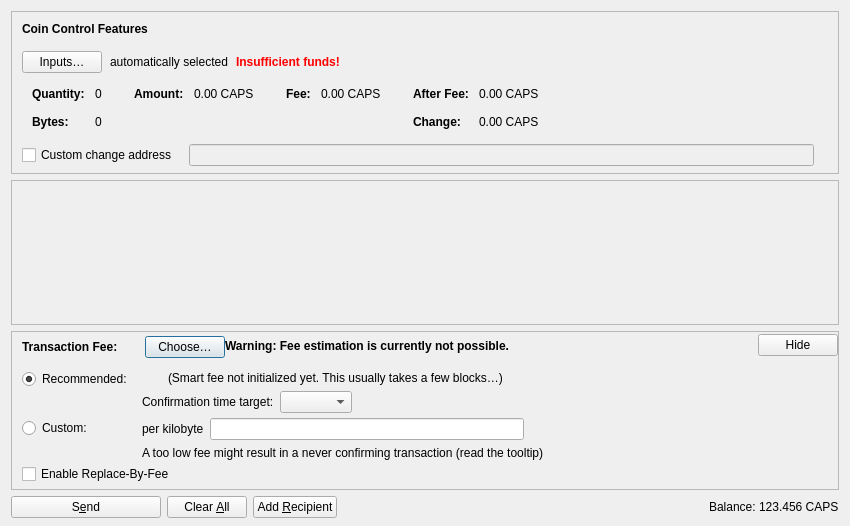
<?xml version="1.0" encoding="UTF-8"?>
<ui version="4.0">
 <class>SendCoinsDialog</class>
 <widget class="QDialog" name="SendCoinsDialog">
  <property name="geometry">
   <rect>
    <x>0</x>
    <y>0</y>
    <width>850</width>
    <height>526</height>
   </rect>
  </property>
  <property name="windowTitle">
   <string>Send Coins</string>
  </property>
  <layout class="QVBoxLayout" name="verticalLayout" stretch="0,1,0,0">
   <property name="bottomMargin">
    <number>8</number>
   </property>
   <item>
    <widget class="QFrame" name="frameCoinControl">
     <property name="sizePolicy">
      <sizepolicy hsizetype="Expanding" vsizetype="Expanding">
       <horstretch>0</horstretch>
       <verstretch>0</verstretch>
      </sizepolicy>
     </property>
     <property name="maximumSize">
      <size>
       <width>16777215</width>
       <height>16777215</height>
      </size>
     </property>
     <property name="frameShape">
      <enum>QFrame::StyledPanel</enum>
     </property>
     <property name="frameShadow">
      <enum>QFrame::Sunken</enum>
     </property>
     <layout class="QVBoxLayout" name="verticalLayoutCoinControl2">
      <property name="spacing">
       <number>0</number>
      </property>
      <property name="leftMargin">
       <number>0</number>
      </property>
      <property name="topMargin">
       <number>0</number>
      </property>
      <property name="rightMargin">
       <number>0</number>
      </property>
      <property name="bottomMargin">
       <number>6</number>
      </property>
      <item>
       <layout class="QVBoxLayout" name="verticalLayoutCoinControl" stretch="0,0,0,0,1">
        <property name="spacing">
         <number>0</number>
        </property>
        <property name="leftMargin">
         <number>10</number>
        </property>
        <property name="topMargin">
         <number>10</number>
        </property>
        <item>
         <layout class="QHBoxLayout" name="horizontalLayoutCoinControl1">
          <property name="bottomMargin">
           <number>15</number>
          </property>
          <item>
           <widget class="QLabel" name="labelCoinControlFeatures">
            <property name="sizePolicy">
             <sizepolicy hsizetype="Preferred" vsizetype="Maximum">
              <horstretch>0</horstretch>
              <verstretch>0</verstretch>
             </sizepolicy>
            </property>
            <property name="font">
             <font>
              <weight>75</weight>
              <bold>true</bold>
             </font>
            </property>
            <property name="styleSheet">
             <string notr="true">font-weight:bold;</string>
            </property>
            <property name="text">
             <string>Coin Control Features</string>
            </property>
           </widget>
          </item>
         </layout>
        </item>
        <item>
         <layout class="QHBoxLayout" name="horizontalLayoutCoinControl2" stretch="0,0,0,0">
          <property name="spacing">
           <number>8</number>
          </property>
          <property name="bottomMargin">
           <number>10</number>
          </property>
          <item>
           <widget class="QPushButton" name="pushButtonCoinControl">
            <property name="styleSheet">
             <string notr="true"/>
            </property>
            <property name="text">
             <string>Inputs…</string>
            </property>
            <property name="autoDefault">
             <bool>false</bool>
            </property>
           </widget>
          </item>
          <item>
           <widget class="QLabel" name="labelCoinControlAutomaticallySelected">
            <property name="text">
             <string>automatically selected</string>
            </property>
            <property name="margin">
             <number>5</number>
            </property>
           </widget>
          </item>
          <item>
           <widget class="QLabel" name="labelCoinControlInsuffFunds">
            <property name="font">
             <font>
              <weight>75</weight>
              <bold>true</bold>
             </font>
            </property>
            <property name="styleSheet">
             <string notr="true">color:red;font-weight:bold;</string>
            </property>
            <property name="text">
             <string>Insufficient funds!</string>
            </property>
            <property name="margin">
             <number>5</number>
            </property>
           </widget>
          </item>
          <item>
           <spacer name="horizontalSpacerCoinControl">
            <property name="orientation">
             <enum>Qt::Horizontal</enum>
            </property>
            <property name="sizeHint" stdset="0">
             <size>
              <width>40</width>
              <height>1</height>
             </size>
            </property>
           </spacer>
          </item>
         </layout>
        </item>
        <item>
         <widget class="QWidget" name="widgetCoinControl" native="true">
          <property name="sizePolicy">
           <sizepolicy hsizetype="Preferred" vsizetype="Preferred">
            <horstretch>0</horstretch>
            <verstretch>0</verstretch>
           </sizepolicy>
          </property>
          <property name="minimumSize">
           <size>
            <width>0</width>
            <height>0</height>
           </size>
          </property>
          <property name="styleSheet">
           <string notr="true"/>
          </property>
          <layout class="QHBoxLayout" name="horizontalLayoutCoinControl5">
           <property name="leftMargin">
            <number>0</number>
           </property>
           <property name="topMargin">
            <number>0</number>
           </property>
           <property name="rightMargin">
            <number>0</number>
           </property>
           <property name="bottomMargin">
            <number>0</number>
           </property>
           <item>
            <layout class="QHBoxLayout" name="horizontalLayoutCoinControl3" stretch="0,0,0,1">
             <property name="spacing">
              <number>20</number>
             </property>
             <property name="topMargin">
              <number>0</number>
             </property>
             <property name="bottomMargin">
              <number>10</number>
             </property>
             <item>
              <layout class="QFormLayout" name="formLayoutCoinControl1">
               <property name="labelAlignment">
                <set>Qt::AlignLeft|Qt::AlignVCenter</set>
               </property>
               <property name="horizontalSpacing">
                <number>10</number>
               </property>
               <property name="verticalSpacing">
                <number>14</number>
               </property>
               <property name="leftMargin">
                <number>10</number>
               </property>
               <property name="topMargin">
                <number>4</number>
               </property>
               <property name="rightMargin">
                <number>6</number>
               </property>
               <item row="0" column="0">
                <widget class="QLabel" name="labelCoinControlQuantityText">
                 <property name="font">
                  <font>
                   <weight>75</weight>
                   <bold>true</bold>
                  </font>
                 </property>
                 <property name="text">
                  <string>Quantity:</string>
                 </property>
                 <property name="margin">
                  <number>0</number>
                 </property>
                </widget>
               </item>
               <item row="0" column="1">
                <widget class="QLabel" name="labelCoinControlQuantity">
                 <property name="cursor">
                  <cursorShape>IBeamCursor</cursorShape>
                 </property>
                 <property name="contextMenuPolicy">
                  <enum>Qt::ActionsContextMenu</enum>
                 </property>
                 <property name="text">
                  <string notr="true">0</string>
                 </property>
                 <property name="margin">
                  <number>0</number>
                 </property>
                 <property name="textInteractionFlags">
                  <set>Qt::LinksAccessibleByMouse|Qt::TextSelectableByKeyboard|Qt::TextSelectableByMouse</set>
                 </property>
                </widget>
               </item>
               <item row="1" column="0">
                <widget class="QLabel" name="labelCoinControlBytesText">
                 <property name="font">
                  <font>
                   <weight>75</weight>
                   <bold>true</bold>
                  </font>
                 </property>
                 <property name="text">
                  <string>Bytes:</string>
                 </property>
                </widget>
               </item>
               <item row="1" column="1">
                <widget class="QLabel" name="labelCoinControlBytes">
                 <property name="cursor">
                  <cursorShape>IBeamCursor</cursorShape>
                 </property>
                 <property name="contextMenuPolicy">
                  <enum>Qt::ActionsContextMenu</enum>
                 </property>
                 <property name="text">
                  <string notr="true">0</string>
                 </property>
                 <property name="textInteractionFlags">
                  <set>Qt::LinksAccessibleByMouse|Qt::TextSelectableByKeyboard|Qt::TextSelectableByMouse</set>
                 </property>
                </widget>
               </item>
              </layout>
             </item>
             <item>
              <layout class="QFormLayout" name="formLayoutCoinControl2">
               <property name="horizontalSpacing">
                <number>10</number>
               </property>
               <property name="verticalSpacing">
                <number>14</number>
               </property>
               <property name="leftMargin">
                <number>6</number>
               </property>
               <property name="topMargin">
                <number>4</number>
               </property>
               <property name="rightMargin">
                <number>6</number>
               </property>
               <item row="0" column="0">
                <widget class="QLabel" name="labelCoinControlAmountText">
                 <property name="font">
                  <font>
                   <weight>75</weight>
                   <bold>true</bold>
                  </font>
                 </property>
                 <property name="text">
                  <string>Amount:</string>
                 </property>
                 <property name="margin">
                  <number>0</number>
                 </property>
                </widget>
               </item>
               <item row="0" column="1">
                <widget class="QLabel" name="labelCoinControlAmount">
                 <property name="cursor">
                  <cursorShape>IBeamCursor</cursorShape>
                 </property>
                 <property name="contextMenuPolicy">
                  <enum>Qt::ActionsContextMenu</enum>
                 </property>
                 <property name="text">
                  <string notr="true">0.00 CAPS</string>
                 </property>
                 <property name="textInteractionFlags">
                  <set>Qt::LinksAccessibleByMouse|Qt::TextSelectableByKeyboard|Qt::TextSelectableByMouse</set>
                 </property>
                </widget>
               </item>
              </layout>
             </item>
             <item>
              <layout class="QFormLayout" name="formLayoutCoinControl3">
               <property name="horizontalSpacing">
                <number>10</number>
               </property>
               <property name="verticalSpacing">
                <number>14</number>
               </property>
               <property name="leftMargin">
                <number>6</number>
               </property>
               <property name="topMargin">
                <number>4</number>
               </property>
               <property name="rightMargin">
                <number>6</number>
               </property>
               <item row="0" column="0">
                <widget class="QLabel" name="labelCoinControlFeeText">
                 <property name="font">
                  <font>
                   <weight>75</weight>
                   <bold>true</bold>
                  </font>
                 </property>
                 <property name="text">
                  <string>Fee:</string>
                 </property>
                 <property name="margin">
                  <number>0</number>
                 </property>
                </widget>
               </item>
               <item row="0" column="1">
                <widget class="QLabel" name="labelCoinControlFee">
                 <property name="cursor">
                  <cursorShape>IBeamCursor</cursorShape>
                 </property>
                 <property name="contextMenuPolicy">
                  <enum>Qt::ActionsContextMenu</enum>
                 </property>
                 <property name="text">
                  <string notr="true">0.00 CAPS</string>
                 </property>
                 <property name="textInteractionFlags">
                  <set>Qt::LinksAccessibleByMouse|Qt::TextSelectableByKeyboard|Qt::TextSelectableByMouse</set>
                 </property>
                </widget>
               </item>
              </layout>
             </item>
             <item>
              <layout class="QFormLayout" name="formLayoutCoinControl4">
               <property name="labelAlignment">
                <set>Qt::AlignLeft|Qt::AlignVCenter</set>
               </property>
               <property name="horizontalSpacing">
                <number>10</number>
               </property>
               <property name="verticalSpacing">
                <number>14</number>
               </property>
               <property name="leftMargin">
                <number>6</number>
               </property>
               <property name="topMargin">
                <number>4</number>
               </property>
               <property name="rightMargin">
                <number>6</number>
               </property>
               <item row="0" column="0">
                <widget class="QLabel" name="labelCoinControlAfterFeeText">
                 <property name="font">
                  <font>
                   <weight>75</weight>
                   <bold>true</bold>
                  </font>
                 </property>
                 <property name="text">
                  <string>After Fee:</string>
                 </property>
                 <property name="margin">
                  <number>0</number>
                 </property>
                </widget>
               </item>
               <item row="0" column="1">
                <widget class="QLabel" name="labelCoinControlAfterFee">
                 <property name="cursor">
                  <cursorShape>IBeamCursor</cursorShape>
                 </property>
                 <property name="contextMenuPolicy">
                  <enum>Qt::ActionsContextMenu</enum>
                 </property>
                 <property name="text">
                  <string notr="true">0.00 CAPS</string>
                 </property>
                 <property name="textInteractionFlags">
                  <set>Qt::LinksAccessibleByMouse|Qt::TextSelectableByKeyboard|Qt::TextSelectableByMouse</set>
                 </property>
                </widget>
               </item>
               <item row="1" column="0">
                <widget class="QLabel" name="labelCoinControlChangeText">
                 <property name="font">
                  <font>
                   <weight>75</weight>
                   <bold>true</bold>
                  </font>
                 </property>
                 <property name="text">
                  <string>Change:</string>
                 </property>
                </widget>
               </item>
               <item row="1" column="1">
                <widget class="QLabel" name="labelCoinControlChange">
                 <property name="cursor">
                  <cursorShape>IBeamCursor</cursorShape>
                 </property>
                 <property name="contextMenuPolicy">
                  <enum>Qt::ActionsContextMenu</enum>
                 </property>
                 <property name="text">
                  <string notr="true">0.00 CAPS</string>
                 </property>
                 <property name="textInteractionFlags">
                  <set>Qt::LinksAccessibleByMouse|Qt::TextSelectableByKeyboard|Qt::TextSelectableByMouse</set>
                 </property>
                </widget>
               </item>
              </layout>
             </item>
            </layout>
           </item>
          </layout>
         </widget>
        </item>
        <item>
         <layout class="QHBoxLayout" name="horizontalLayoutCoinControl4" stretch="0,0,0">
          <property name="spacing">
           <number>12</number>
          </property>
          <property name="sizeConstraint">
           <enum>QLayout::SetDefaultConstraint</enum>
          </property>
          <property name="topMargin">
           <number>5</number>
          </property>
          <property name="rightMargin">
           <number>5</number>
          </property>
          <item>
           <widget class="QCheckBox" name="checkBoxCoinControlChange">
            <property name="toolTip">
             <string>If this is activated, but the change address is empty or invalid, change will be sent to a newly generated address.</string>
            </property>
            <property name="text">
             <string>Custom change address</string>
            </property>
           </widget>
          </item>
          <item>
           <widget class="QValidatedLineEdit" name="lineEditCoinControlChange">
            <property name="enabled">
             <bool>false</bool>
            </property>
            <property name="sizePolicy">
             <sizepolicy hsizetype="Expanding" vsizetype="Fixed">
              <horstretch>0</horstretch>
              <verstretch>0</verstretch>
             </sizepolicy>
            </property>
           </widget>
          </item>
          <item>
           <widget class="QLabel" name="labelCoinControlChangeLabel">
            <property name="sizePolicy">
             <sizepolicy hsizetype="Preferred" vsizetype="Expanding">
              <horstretch>0</horstretch>
              <verstretch>0</verstretch>
             </sizepolicy>
            </property>
            <property name="minimumSize">
             <size>
              <width>0</width>
              <height>0</height>
             </size>
            </property>
            <property name="text">
             <string/>
            </property>
            <property name="margin">
             <number>3</number>
            </property>
           </widget>
          </item>
         </layout>
        </item>
        <item>
         <spacer name="verticalSpacerCoinControl">
          <property name="orientation">
           <enum>Qt::Vertical</enum>
          </property>
          <property name="sizeHint" stdset="0">
           <size>
            <width>800</width>
            <height>1</height>
           </size>
          </property>
         </spacer>
        </item>
       </layout>
      </item>
     </layout>
    </widget>
   </item>
   <item>
    <widget class="QScrollArea" name="scrollArea">
     <property name="widgetResizable">
      <bool>true</bool>
     </property>
     <widget class="QWidget" name="scrollAreaWidgetContents">
      <property name="geometry">
       <rect>
        <x>0</x>
        <y>0</y>
        <width>830</width>
        <height>104</height>
       </rect>
      </property>
      <layout class="QVBoxLayout" name="verticalLayout_2" stretch="0,1">
       <property name="leftMargin">
        <number>0</number>
       </property>
       <property name="topMargin">
        <number>0</number>
       </property>
       <property name="rightMargin">
        <number>0</number>
       </property>
       <property name="bottomMargin">
        <number>0</number>
       </property>
       <item>
        <layout class="QVBoxLayout" name="entries">
         <property name="spacing">
          <number>6</number>
         </property>
        </layout>
       </item>
       <item>
        <spacer name="verticalSpacer">
         <property name="orientation">
          <enum>Qt::Vertical</enum>
         </property>
         <property name="sizeHint" stdset="0">
          <size>
           <width>20</width>
           <height>40</height>
          </size>
         </property>
        </spacer>
       </item>
      </layout>
     </widget>
    </widget>
   </item>
   <item>
    <widget class="QFrame" name="frameFee">
     <property name="sizePolicy">
      <sizepolicy hsizetype="Expanding" vsizetype="Expanding">
       <horstretch>0</horstretch>
       <verstretch>0</verstretch>
      </sizepolicy>
     </property>
     <property name="maximumSize">
      <size>
       <width>16777215</width>
       <height>16777215</height>
      </size>
     </property>
     <property name="frameShape">
      <enum>QFrame::StyledPanel</enum>
     </property>
     <property name="frameShadow">
      <enum>QFrame::Sunken</enum>
     </property>
     <layout class="QVBoxLayout" name="verticalLayoutFee1">
      <property name="spacing">
       <number>0</number>
      </property>
      <property name="leftMargin">
       <number>0</number>
      </property>
      <property name="topMargin">
       <number>0</number>
      </property>
      <property name="rightMargin">
       <number>0</number>
      </property>
      <property name="bottomMargin">
       <number>0</number>
      </property>
      <item>
       <layout class="QVBoxLayout" name="verticalLayoutFee2" stretch="0,0,0">
        <property name="spacing">
         <number>0</number>
        </property>
        <property name="leftMargin">
         <number>10</number>
        </property>
        <property name="topMargin">
         <number>0</number>
        </property>
        <item>
         <layout class="QHBoxLayout" name="horizontalLayoutFee1">
          <property name="bottomMargin">
           <number>0</number>
          </property>
          <item>
           <layout class="QVBoxLayout" name="verticalLayoutFee7">
            <property name="spacing">
             <number>0</number>
            </property>
            <item>
             <spacer name="verticalSpacerSmartFee">
              <property name="orientation">
               <enum>Qt::Vertical</enum>
              </property>
              <property name="sizeType">
               <enum>QSizePolicy::Fixed</enum>
              </property>
              <property name="sizeHint" stdset="0">
               <size>
                <width>1</width>
                <height>4</height>
               </size>
              </property>
             </spacer>
            </item>
            <item>
             <layout class="QHBoxLayout" name="horizontalLayoutSmartFee">
              <property name="spacing">
               <number>10</number>
              </property>
              <item>
               <widget class="QLabel" name="labelFeeHeadline">
                <property name="sizePolicy">
                 <sizepolicy hsizetype="Preferred" vsizetype="Maximum">
                  <horstretch>0</horstretch>
                  <verstretch>0</verstretch>
                 </sizepolicy>
                </property>
                <property name="font">
                 <font>
                  <weight>75</weight>
                  <bold>true</bold>
                 </font>
                </property>
                <property name="styleSheet">
                 <string notr="true">font-weight:bold;</string>
                </property>
                <property name="text">
                 <string>Transaction Fee:</string>
                </property>
               </widget>
              </item>
              <item>
               <widget class="QLabel" name="labelFeeMinimized">
                <property name="text">
                 <string/>
                </property>
               </widget>
              </item>
              <item>
               <widget class="QPushButton" name="buttonChooseFee">
                <property name="text">
                 <string>Choose…</string>
                </property>
               </widget>
              </item>
             </layout>
            </item>
            <item>
             <spacer name="verticalSpacer_5">
              <property name="orientation">
               <enum>Qt::Vertical</enum>
              </property>
              <property name="sizeHint" stdset="0">
               <size>
                <width>1</width>
                <height>1</height>
               </size>
              </property>
             </spacer>
            </item>
           </layout>
          </item>
          <item>
           <widget class="QLabel" name="fallbackFeeWarningLabel">
            <property name="toolTip">
             <string>Using the fallbackfee can result in sending a transaction that will take several hours or days (or never) to confirm. Consider choosing your fee manually or wait until you have validated the complete chain.</string>
            </property>
            <property name="font">
            <font>
                <weight>75</weight>
                <bold>true</bold>
            </font>
            </property>
            <property name="text">
             <string>Warning: Fee estimation is currently not possible.</string>
            </property>
            <property name="wordWrap">
             <bool>false</bool>
            </property>
           </widget>
          </item>
          <item>
           <spacer name="horizontalSpacer_4">
            <property name="orientation">
             <enum>Qt::Horizontal</enum>
            </property>
            <property name="sizeType">
             <enum>QSizePolicy::MinimumExpanding</enum>
            </property>
            <property name="sizeHint" stdset="0">
             <size>
              <width>40</width>
              <height>20</height>
             </size>
            </property>
           </spacer>
          </item>
          <item>
           <widget class="QPushButton" name="buttonMinimizeFee">
            <property name="toolTip">
             <string>Hide transaction fee settings</string>
            </property>
            <property name="text">
             <string>Hide</string>
            </property>
           </widget>
          </item>
         </layout>
        </item>
        <item>
         <widget class="QFrame" name="frameFeeSelection">
          <layout class="QVBoxLayout" name="verticalLayoutFee12">
           <property name="spacing">
            <number>0</number>
           </property>
           <property name="leftMargin">
            <number>0</number>
           </property>
           <property name="topMargin">
            <number>0</number>
           </property>
           <property name="rightMargin">
            <number>0</number>
           </property>
           <property name="bottomMargin">
            <number>0</number>
           </property>
           <item>
            <layout class="QGridLayout" name="gridLayoutFee">
             <property name="topMargin">
              <number>10</number>
             </property>
             <property name="bottomMargin">
              <number>4</number>
             </property>
             <property name="horizontalSpacing">
              <number>10</number>
             </property>
             <property name="verticalSpacing">
              <number>4</number>
             </property>
             <item row="1" column="1">
              <layout class="QVBoxLayout" name="verticalLayoutFee8">
               <property name="spacing">
                <number>6</number>
               </property>
               <item>
                <layout class="QHBoxLayout" name="horizontalLayoutFee13">
                 <item>
                  <widget class="QLabel" name="labelCustomPerKilobyte">
                   <property name="toolTip">
                    <string>Specify a custom fee per kB (1,000 bytes) of the transaction's virtual size.

Note:  Since the fee is calculated on a per-byte basis, a fee rate of "100 satoshis per kvB" for a transaction size of 500 virtual bytes (half of 1 kvB) would ultimately yield a fee of only 50 satoshis.</string>
                   </property>
                   <property name="text">
                    <string>per kilobyte</string>
                   </property>
                  </widget>
                 </item>
                 <item>
                  <widget class="BitcoinAmountField" name="customFee"/>
                 </item>
                 <item>
                  <spacer name="horizontalSpacer_6">
                   <property name="orientation">
                    <enum>Qt::Horizontal</enum>
                   </property>
                   <property name="sizeHint" stdset="0">
                    <size>
                     <width>1</width>
                     <height>1</height>
                    </size>
                   </property>
                  </spacer>
                 </item>
                </layout>
               </item>
               <item>
                <layout class="QHBoxLayout" name="horizontalLayoutFee8">
                 <item>
                  <widget class="QLabel" name="labelCustomFeeWarning">
                   <property name="enabled">
                    <bool>true</bool>
                   </property>
                   <property name="toolTip">
                    <string>When there is less transaction volume than space in the blocks, miners as well as relaying nodes may enforce a minimum fee. Paying only this minimum fee is just fine, but be aware that this can result in a never confirming transaction once there is more demand for caps transactions than the network can process.</string>
                   </property>
                   <property name="text">
                    <string>A too low fee might result in a never confirming transaction (read the tooltip)</string>
                   </property>
                  </widget>
                 </item>
                 <item>
                  <spacer name="horizontalSpacer_2">
                   <property name="orientation">
                    <enum>Qt::Horizontal</enum>
                   </property>
                   <property name="sizeHint" stdset="0">
                    <size>
                     <width>1</width>
                     <height>1</height>
                    </size>
                   </property>
                  </spacer>
                 </item>
                </layout>
               </item>
              </layout>
             </item>
             <item row="0" column="0">
              <layout class="QVBoxLayout" name="verticalLayoutFee4" stretch="0,1">
               <item>
                <widget class="QRadioButton" name="radioSmartFee">
                 <property name="text">
                  <string>Recommended:</string>
                 </property>
                 <property name="checked">
                  <bool>true</bool>
                 </property>
                 <attribute name="buttonGroup">
                  <string notr="true">groupFee</string>
                 </attribute>
                </widget>
               </item>
               <item>
                <spacer name="verticalSpacer_2">
                 <property name="orientation">
                  <enum>Qt::Vertical</enum>
                 </property>
                 <property name="sizeHint" stdset="0">
                  <size>
                   <width>1</width>
                   <height>1</height>
                  </size>
                 </property>
                </spacer>
               </item>
              </layout>
             </item>
             <item row="1" column="0">
              <layout class="QVBoxLayout" name="verticalLayoutFee9" stretch="0,1">
               <item>
                <widget class="QRadioButton" name="radioCustomFee">
                 <property name="text">
                  <string>Custom:</string>
                 </property>
                 <attribute name="buttonGroup">
                  <string notr="true">groupFee</string>
                 </attribute>
                </widget>
               </item>
               <item>
                <spacer name="verticalSpacer_6">
                 <property name="orientation">
                  <enum>Qt::Vertical</enum>
                 </property>
                 <property name="sizeHint" stdset="0">
                  <size>
                   <width>1</width>
                   <height>1</height>
                  </size>
                 </property>
                </spacer>
               </item>
              </layout>
             </item>
             <item row="0" column="1">
              <layout class="QVBoxLayout" name="verticalLayoutFee3" stretch="0,0,1">
               <property name="spacing">
                <number>6</number>
               </property>
               <property name="topMargin">
                <number>2</number>
               </property>
               <item>
                <layout class="QHBoxLayout" name="horizontalLayoutFee12">
                 <item>
                  <widget class="QLabel" name="labelSmartFee">
                   <property name="text">
                    <string/>
                   </property>
                  </widget>
                 </item>
                 <item>
                  <widget class="QLabel" name="labelFeeEstimation">
                   <property name="text">
                    <string/>
                   </property>
                  </widget>
                 </item>
                 <item>
                  <widget class="QLabel" name="labelSmartFee2">
                   <property name="text">
                    <string>(Smart fee not initialized yet. This usually takes a few blocks…)</string>
                   </property>
                  </widget>
                 </item>
                 <item>
                  <spacer name="horizontalSpacer_5">
                   <property name="orientation">
                    <enum>Qt::Horizontal</enum>
                   </property>
                   <property name="sizeHint" stdset="0">
                    <size>
                     <width>1</width>
                     <height>1</height>
                    </size>
                   </property>
                  </spacer>
                 </item>
                </layout>
               </item>
               <item>
                <layout class="QHBoxLayout" name="horizontalLayoutFee9">
                 <item>
                  <layout class="QVBoxLayout" name="verticalLayoutFee6">
                   <item>
                    <widget class="QLabel" name="labelSmartFee3">
                     <property name="text">
                      <string>Confirmation time target:</string>
                     </property>
                    </widget>
                   </item>
                  </layout>
                 </item>
                 <item>
                  <layout class="QVBoxLayout" name="verticalLayoutFee5">
                   <property name="rightMargin">
                    <number>30</number>
                   </property>
                   <item>
                    <layout class="QHBoxLayout" name="horizontalLayoutConfTarget">
                     <property name="bottomMargin">
                      <number>0</number>
                     </property>
                     <item>
                      <widget class="QComboBox" name="confTargetSelector"/>
                     </item>
                     <item>
                      <spacer name="horizontalSpacerConfTarget">
                       <property name="orientation">
                        <enum>Qt::Horizontal</enum>
                       </property>
                       <property name="sizeHint" stdset="0">
                        <size>
                         <width>40</width>
                         <height>20</height>
                        </size>
                       </property>
                      </spacer>
                     </item>
                    </layout>
                   </item>
                  </layout>
                 </item>
                </layout>
               </item>
               <item>
                <spacer name="verticalSpacer_4">
                 <property name="orientation">
                  <enum>Qt::Vertical</enum>
                 </property>
                 <property name="sizeHint" stdset="0">
                  <size>
                   <width>1</width>
                   <height>1</height>
                  </size>
                 </property>
                </spacer>
               </item>
              </layout>
             </item>
            </layout>
           </item>
           <item>
            <widget class="QCheckBox" name="optInRBF">
             <property name="text">
              <string>Enable Replace-By-Fee</string>
             </property>
             <property name="toolTip">
              <string>With Replace-By-Fee (BIP-125) you can increase a transaction's fee after it is sent. Without this, a higher fee may be recommended to compensate for increased transaction delay risk.</string>
             </property>
            </widget>
           </item>
          </layout>
         </widget>
        </item>
        <item>
         <spacer name="verticalSpacerFee">
          <property name="orientation">
           <enum>Qt::Vertical</enum>
          </property>
          <property name="sizeHint" stdset="0">
           <size>
            <width>40</width>
            <height>5</height>
           </size>
          </property>
         </spacer>
        </item>
       </layout>
      </item>
     </layout>
    </widget>
   </item>
   <item>
    <layout class="QHBoxLayout" name="horizontalLayout">
     <item>
      <widget class="QPushButton" name="sendButton">
       <property name="minimumSize">
        <size>
         <width>150</width>
         <height>0</height>
        </size>
       </property>
       <property name="toolTip">
        <string>Confirm the send action</string>
       </property>
       <property name="text">
        <string>S&amp;end</string>
       </property>
       <property name="icon">
        <iconset resource="../caps.qrc">
         <normaloff>:/icons/send</normaloff>:/icons/send</iconset>
       </property>
       <property name="autoDefault">
        <bool>false</bool>
       </property>
       <property name="default">
        <bool>false</bool>
       </property>
      </widget>
     </item>
     <item>
      <widget class="QPushButton" name="clearButton">
       <property name="sizePolicy">
        <sizepolicy hsizetype="Minimum" vsizetype="Fixed">
         <horstretch>0</horstretch>
         <verstretch>0</verstretch>
        </sizepolicy>
       </property>
       <property name="toolTip">
        <string>Clear all fields of the form.</string>
       </property>
       <property name="text">
        <string>Clear &amp;All</string>
       </property>
       <property name="icon">
        <iconset resource="../caps.qrc">
         <normaloff>:/icons/remove</normaloff>:/icons/remove</iconset>
       </property>
       <property name="autoDefault">
        <bool>false</bool>
       </property>
      </widget>
     </item>
     <item>
      <widget class="QPushButton" name="addButton">
       <property name="toolTip">
        <string>Send to multiple recipients at once</string>
       </property>
       <property name="text">
        <string>Add &amp;Recipient</string>
       </property>
       <property name="icon">
        <iconset resource="../caps.qrc">
         <normaloff>:/icons/add</normaloff>:/icons/add</iconset>
       </property>
       <property name="autoDefault">
        <bool>false</bool>
       </property>
      </widget>
     </item>
     <item>
      <spacer name="horizontalSpacer">
       <property name="orientation">
        <enum>Qt::Horizontal</enum>
       </property>
       <property name="sizeHint" stdset="0">
        <size>
         <width>40</width>
         <height>20</height>
        </size>
       </property>
      </spacer>
     </item>
     <item>
      <layout class="QHBoxLayout" name="horizontalLayout_2">
       <property name="spacing">
        <number>3</number>
       </property>
       <item>
        <widget class="QLabel" name="labelBalanceName">
         <property name="sizePolicy">
          <sizepolicy hsizetype="Preferred" vsizetype="Fixed">
           <horstretch>0</horstretch>
           <verstretch>0</verstretch>
          </sizepolicy>
         </property>
         <property name="text">
          <string>Balance:</string>
         </property>
        </widget>
       </item>
       <item>
        <widget class="QLabel" name="labelBalance">
         <property name="sizePolicy">
          <sizepolicy hsizetype="Preferred" vsizetype="Fixed">
           <horstretch>0</horstretch>
           <verstretch>0</verstretch>
          </sizepolicy>
         </property>
         <property name="cursor">
          <cursorShape>IBeamCursor</cursorShape>
         </property>
         <property name="text">
          <string notr="true">123.456 CAPS</string>
         </property>
         <property name="textInteractionFlags">
          <set>Qt::LinksAccessibleByMouse|Qt::TextSelectableByKeyboard|Qt::TextSelectableByMouse</set>
         </property>
        </widget>
       </item>
      </layout>
     </item>
    </layout>
   </item>
  </layout>
 </widget>
 <customwidgets>
  <customwidget>
   <class>QValidatedLineEdit</class>
   <extends>QLineEdit</extends>
   <header>qt/qvalidatedlineedit.h</header>
  </customwidget>
  <customwidget>
   <class>BitcoinAmountField</class>
   <extends>QLineEdit</extends>
   <header>qt/capsamountfield.h</header>
   <container>1</container>
  </customwidget>
 </customwidgets>
 <resources>
  <include location="../caps.qrc"/>
 </resources>
 <connections/>
 <buttongroups>
  <buttongroup name="groupFee"/>
 </buttongroups>
</ui>
